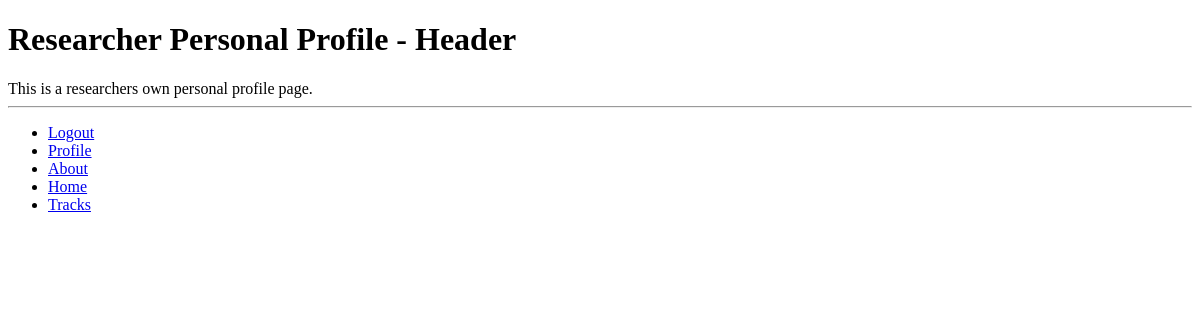
The app's page /trec/profile/ (signed in), older data.
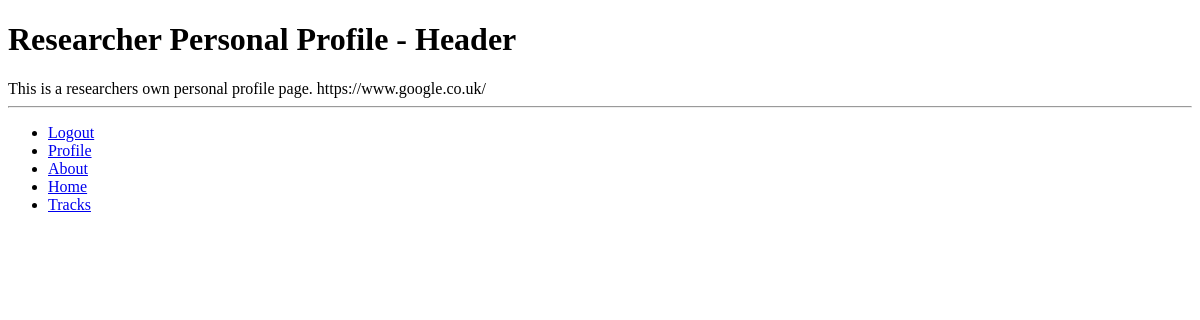
The same page, newer data.
### trec/models.py (models this page shows, shortened)
class Researcher(models.Model):
    user = models.OneToOneField(User, primary_key=True)
    profile_picture = models.ImageField(upload_to='profile_images', blank=True)
    website = models.URLField(blank=True)
    display_name = models.CharField(max_length=128)
    organisation = models.CharField(max_length=128)

### trec/views.py (the view)
def profile(request):
    username = request.user
    user = Researcher.objects.get(user=username)
    user2 = User.objects.get(username=username)
    context_dict = {'user': user2, 'researcher':user}
    return render(request, 'trec/profile.html', context_dict)

### templates/trec/profile.html (shortened to what this page needs)
{% extends 'trec/base.html' %}
{% load staticfiles %}
{% block body_block %}
<h1>Researcher Personal Profile - Header</h1>
{% if user %}
This is a researchers own personal profile page.
{{ researcher.website }}
{% endif %}
{% endblock %}

Row changes from the older to the newer data that the page shows:
now on this page (row edited): Researcher: website "https://www.google.co.uk/"
